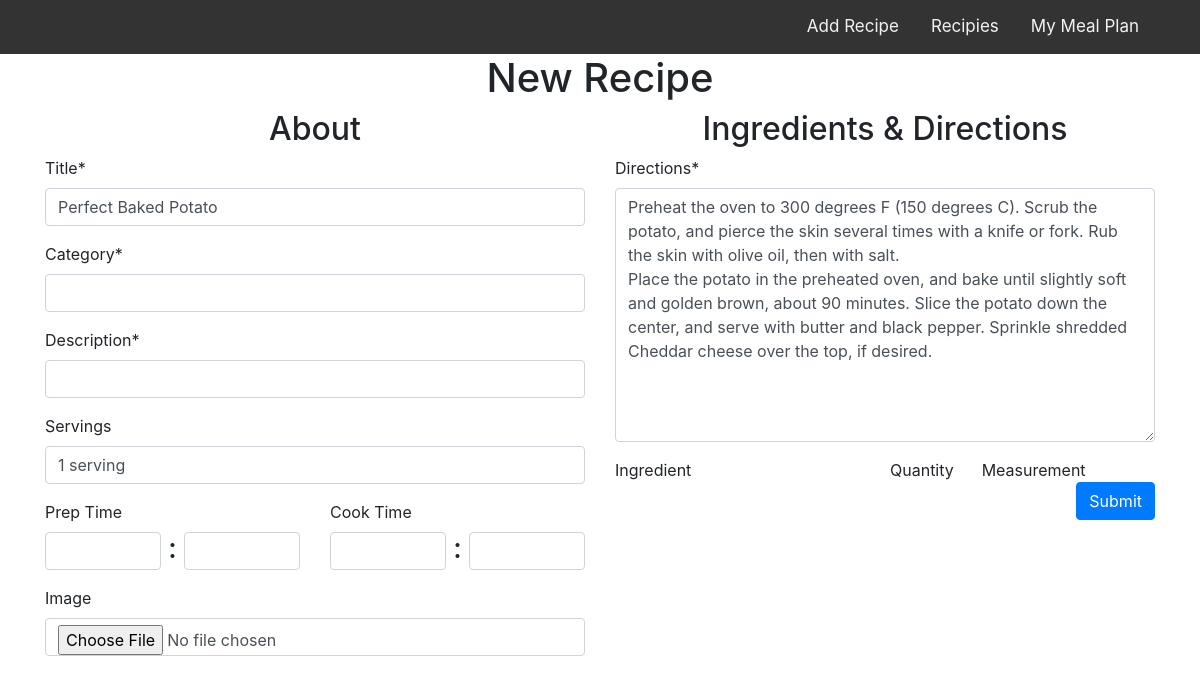
Page /recipe/24/update on the committed database.
### meals/models.py (models this page shows)
class Recipes(models.Model):
    title = models.CharField(max_length=255)
    author = models.ForeignKey(User, on_delete=models.DO_NOTHING)
    url = models.URLField(blank=True, null=True)
    category = models.CharField(max_length=255)
    description = models.CharField(max_length=255)
    directions = models.TextField()
    prep_time_hr = models.IntegerField(blank=True, null=True)
    prep_time_min = models.IntegerField(blank=True, null=True)
    cook_time_hr = models.IntegerField(blank=True, null=True)
    cook_time_min = models.IntegerField(blank=True, null=True)
    total_time = models.IntegerField(blank=True, null=True)
    servings = models.CharField(max_length=255,blank=True, null=True)
    image = models.ImageField(upload_to='recipe_photos', null=True, blank=True)
    image_url = models.URLField(blank=True, null=True)

### meals/views.py (the view, shortened to what this page needs)
# urls.py: path('recipe/<int:pk>/update', views.RecipeUpdate.as_view(), name='recipe-update'),
class RecipeUpdate(View):
    def get(self, request, pk):
        recipe = get_object_or_404(Recipes, pk=pk)
        form = RecipeForm(instance=recipe)
        ingredients = RecipeIngredients.objects.filter(recipe=pk)
        IngredientFormSet = formset_factory(RecipeIngredientsForm, extra=0)
        formset = IngredientFormSet(initial=[{'ingredient': ingredient.ingredient.ingredient, 'quantity': ingredient.quantity.quantity ,'measurement': ingredient.measurement.measurement} for ingredient in ingredients])
        context = {'form': form, 'formset': formset}
        return render(request, 'meals/recipe_form.html', context)
        return HttpResponse('RecipeEdit')

### meals/forms.py
class RecipeForm(ModelForm):
    class Meta:
        model = Recipes
        fields = '__all__'
        exclude = ('author',)
    def __init__(self, *args, **kwargs):
        super().__init__(*args, **kwargs)
        self.helper = FormHelper(self)
        self.fields['prep_time_hr'].label = ""
        self.fields['prep_time_min'].label = ""
        self.fields['cook_time_hr'].label = ""
        self.fields['cook_time_min'].label = ""

### meals/templates/meals/recipe_form.html (shortened to what this page needs)
{% extends "base.html" %}
{% load crispy_forms_tags %}
{% block content %}
    <h1 class="text-center">New Recipe</h1>
    <form id="recipeform" method="POST" enctype="multipart/form-data">
        <div class="row">
            <div class="col">
                <h2 class="text-center">About</h2>
                {{ form.title | as_crispy_field }}
                {{ form.category | as_crispy_field }}
                {{ form.description | as_crispy_field }}
                {{ form.servings | as_crispy_field }}
                <div class="row">
                    <div class="col">
                        <label for="{{form.prep_time_hr.id_for_label}}">Prep Time</label>
                    </div>
                    <div class="col">
                        <label for="{{form.prep_time_hr.id_for_label}}">Cook Time</label>
                    </div>
                </div>
                <div class="row">
                    <div class="col-6">
                        <div class="d-flex">
                            <div class="d-inline-block"> {{ form.prep_time_hr | as_crispy_field }} </div>
                            <div class="d-inline-block"> <h3>&nbsp;:&nbsp;</h3></div>
                            <div class="d-inline-block"> {{ form.prep_time_min | as_crispy_field }} </div>
                        </div>
                    </div>
                    <div class="col-6">
                        <div class="d-flex">
                            <div class="d-inline-block"> {{ form.cook_time_hr | as_crispy_field }} </div>
                            <div class="d-inline-block"> <h3>&nbsp;:&nbsp;</h3></div>
                            <div class="d-inline-block"> {{ form.cook_time_min | as_crispy_field }} </div>
                        </div>
                    </div>
                </div>
                <div>
                    {{ form.image | as_crispy_field }}
                </div>
            </div>
            <div id="form-container" class="col">
                <h2 class="text-center">Ingredients & Directions</h2>
                {{ form.directions | as_crispy_field }}
                <div class="form-row">
                    <div class="col-6">
                        Ingredient
                    </div>
                    <div class="col-2">
                        Quantity
                    </div>
                    <div class="col-3">
                        Measurement
                    </div>
                </div>
                <div id="add-ingredient">
                    <button class="btn-primary btn float-right" type="submit">Submit</button>
                </div>
            </div>
        </div>
    </form>
{% endblock %}

### rows in the picture
Recipes: title "Perfect Baked Potato", servings "1 serving", directions "Preheat the oven to 300 degrees F (150 degrees C). Scrub the potato, and pierce the skin several times with a knife or fork. Rub the skin with olive oil, then with salt. Place the potato in the preheated oven, and bake until slightly soft and golden brown, about 90 minutes. Slice the potato down the center, and serve with butter and black pepper. Sprinkle shredded Cheddar cheese over the top, if desired."
